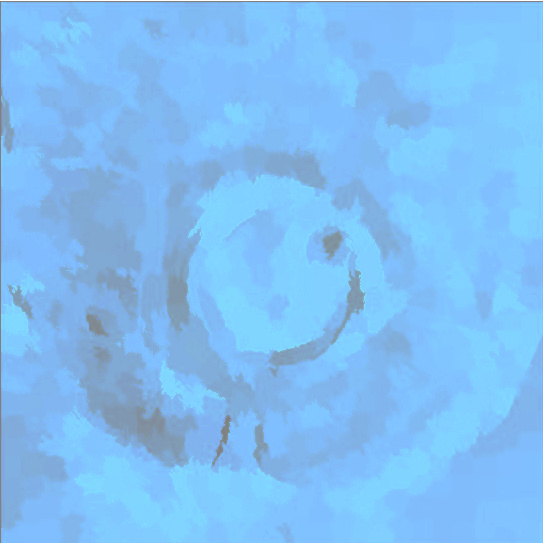
#> input picture TWITTER/Twitter-cloud-image-generator-master/images/0003twitter.jpg, 543 x 543 px, found by its file name
$ jupyter execute --allow-errors Twitter-Wordcloud-Image-Generator.ipynb   (shell and % lines are left out)   (Python 2 division)
#> lines starting #> are read from the running program, lines starting #| are printed output that depends on the picture
# Making a word cloud image for Twitter

[cell 1]
# I used my installed modules as the word cloud I executed 'pip' freeze
# then copied the resulting words, minus the version to 'wordcloud.txt'

## Create a file as a source for the random words called ' wordcloud.txt '

# Testing a random loop

# Testing script to print one random word from wordcloud.txt

[cell 2]
import random

def generate_the_word(infile):
    with open(infile) as f:
        contents_of_file = f.read()
    lines = contents_of_file.splitlines()
    line_number = random.randrange(0, len(lines))
    return lines[line_number]
wrd = (generate_the_word("wordcloud.txt"))
print wrd

[cell 3]
import random
count = 0
while count< 10:
    def generate_the_word(infile):
        with open(infile) as f:
            contents_of_file = f.read()
        lines = contents_of_file.splitlines()
        line_number = random.randrange(0, len(lines))
        return lines[line_number]
    wrd = (generate_the_word("wordcloud.txt"))
    count = count+1
    print wrd

### List your available images

### Look at an image

# NOTHING Automated
### You can post an image file of your choice with text that you enter.

[cell 4]
#%%writefile twitterpost.py
#!/anaconda2/bin/python
import os
import random
import sys
import markovify
import twython
from twython import Twython
import time
#removed keys for privacy reasons
CONSUMER_KEY = 'XXXXXXXXXXXXXXXX'
CONSUMER_SECRET = 'XXXXXXXXXXXXXXXX'
ACCESS_KEY = 'XXXXXXXXXXXXXXXX'
ACCESS_SECRET = 'XXXXXXXXXXXXXXXX'

#> (the rest of this cell did not finish here and is left out)

!ls images/NewFolder/

#> (a cell that did not finish here is left out)

[cell 6]
from PIL import Image, ImageDraw, ImageFont
import random
from random import randint
base = Image.open("images/0003twitter.jpg").convert('RGBA')
w, h = base.size
#> w = 543; h = 543
Lw = randint(0,w-50)
#> Lw = 456
Lh = randint(0,h-30)
#> Lh = 223
print "the image size is :", w, h,"the text will be printed at :" ,Lw, Lh
#| the image size is : 543 543 the text will be printed at : 456 223

# Generating a Wordcloud background

[cell 7]
from PIL import Image, ImageDraw, ImageFont
import random
from random import randint
# get an image
count = 1

# To use an existing image comment out
#     start = Image.new('RGB', base.size, (255,200,255))

# and uncomment the next start variable below
#start = Image.open('images/NewFolder/textback.jpg').convert('RGBA')

#Create a blank image
start = Image.new('RGB', base.size, (255,200,255))
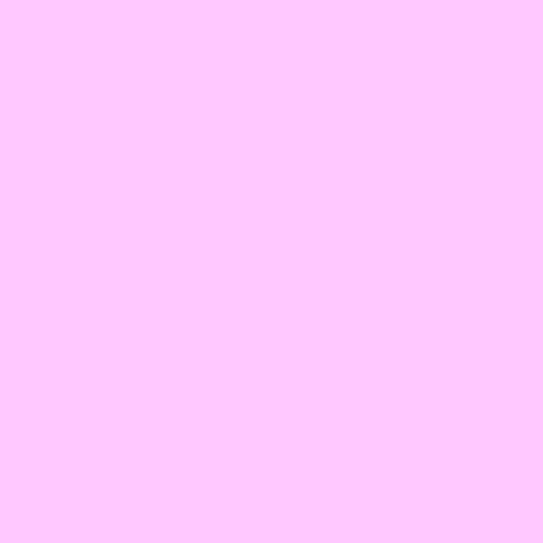
#> start: PIL image 543x543 RGB; mean R, G, B 255, 200, 255
start.save('images/StartBlank.jpg')

#> (a cell that did not finish here is left out)

[cell 9]
import datetime
filename = datetime.datetime.now().strftime("%Y%m%d%H%M%S.jpg")
print filename

# IMPORTANT
Do not forget to enter the path to your fonts and use a style you have available

[cell 10]
from PIL import Image, ImageDraw, ImageFont
import random
import datetime
from random import randint
# get an image
count = 1
start2 = Image.open('images/StartBlank.jpg').convert('RGBA')
start2.save('images/TEMP.jpg')
while count < 256 :
    base = Image.open('images/TEMP.jpg').convert('RGBA')

    #8 5 4 6 3 2
    # make a blank image for the text, initialized to transparent text color
    txt = Image.new('RGBA', base.size, (255,255,255,0))
    # get a font
    #generate a random size for the font
    int_n = int(count*.2)
    Fsize = randint(15,100-int_n)
    fnt = ImageFont.truetype("/home/jack/.fonts/Exo-Black.ttf", Fsize)
    # get a drawing context
    d = ImageDraw.Draw(txt)

    width, height = base.size
#> width = 543; height = 543


    def generate_the_word(infile):
        with open(infile) as f:
            contents_of_file = f.read()
        lines = contents_of_file.splitlines()
        line_number = random.randrange(0, len(lines))
        return lines[line_number]
    textin = (generate_the_word("wordcloud.txt"))

    # calculate the x,y coordinates of the text
    w, h = base.size
    Lw = randint(-150,w-50)
#> Lw = 138
    Lh = randint(-50,h-30)
#> Lh = 93
    #textin = "The TwitterBot Project"
    #generate random color and opacity
    r = randint(0,256)
    g = randint(0,256)
    b = randint(0,256)
    a = randint(0,count)
    d.text((Lw,Lh), textin, font=fnt, fill=(r,g,b,a))

    out = Image.alpha_composite(base, txt)
    out.save("images/TEMP.jpg", "JPEG")
    count=count+1

filename = datetime.datetime.now().strftime("images/%Y%m%d%H%M%S.jpg")
out.save(filename, "JPEG")
print filename
out.show()
# that file was saved in two locations one as images/TEMP.jpg
# another as the Date/time.jpg displayed below
